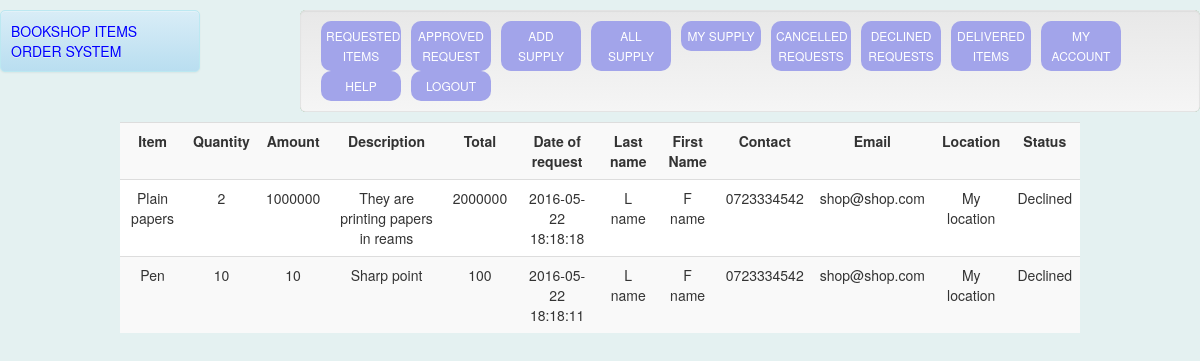
/supplier/declined.php (signed in), run on the app's committed database.
### tables this page shows
CREATE TABLE IF NOT EXISTS `tbbook` (
  `bookid` int(15) NOT NULL AUTO_INCREMENT,
  `myid` int(15) DEFAULT NULL,
  `userid` varchar(50) DEFAULT NULL,
  `quantity` int(15) DEFAULT NULL,
  `amount` int(15) DEFAULT NULL,
  `status` enum('Pending','Approved','Delivered','Cancelled','Declined') DEFAULT 'Pending',
  `desc` varchar(200) DEFAULT NULL,
  `regdate` timestamp NULL DEFAULT CURRENT_TIMESTAMP ON UPDATE CURRENT_TIMESTAMP,
  PRIMARY KEY (`bookid`)
);

CREATE TABLE IF NOT EXISTS `tbuser` (
  `fname` varchar(30) NOT NULL,
  `lname` varchar(30) NOT NULL,
  `email` varchar(50) DEFAULT NULL,
  `address` varchar(50) NOT NULL,
  `phone` varchar(20) NOT NULL,
  `username` varchar(50) NOT NULL,
  `password` varchar(50) NOT NULL,
  `regdate` timestamp NULL DEFAULT CURRENT_TIMESTAMP ON UPDATE CURRENT_TIMESTAMP,
  PRIMARY KEY (`username`)
);

### supplier/declined.php (the view, shortened to what this page needs)
<?php require_once('../Connections/bookcon.php'); ?>
<?php
if (!function_exists("GetSQLValueString")) {
function GetSQLValueString($theValue, $theType, $theDefinedValue = "", $theNotDefinedValue = "")
{
  $theValue = function_exists("mysql_real_escape_string") ? mysql_real_escape_string($theValue) : mysql_escape_string($theValue);
  switch ($theType) {
    case "long":
    case "int":
      $theValue = ($theValue != "") ? intval($theValue) : "NULL";
      break;
  }
  return $theValue;
}
}
$maxRows_RequestedItems = 10;
$pageNum_RequestedItems = 0;
$startRow_RequestedItems = $pageNum_RequestedItems * $maxRows_RequestedItems;
$colname_RequestedItems = "-1";
if (isset($_SESSION['MM_Username'])) {
  $colname_RequestedItems = $_SESSION['MM_Username'];
}
$query_RequestedItems = sprintf("SELECT tbbook.bookid, tbbook.myid, tbbook.userid, item.name,tbbook.quantity,tbbook.amount, tbbook.`desc`,coalesce(sum(tbbook.quantity*tbbook.amount),0)as total,tbbook.regdate,fname,lname,email,address,phone FROM tbbook,item,myitems,tbuser WHERE tbbook.status='Declined' and tbbook.userid=tbuser.username and item.itemid=myitems.itemid and tbbook.myid=myitems.myid and myitems.suppid='".$colname_RequestedItems."' GROUP BY tbbook.bookid ORDER BY tbbook.regdate DESC", GetSQLValueString($colname_RequestedItems, "int"));
$query_limit_RequestedItems = sprintf("%s LIMIT %d, %d", $query_RequestedItems, $startRow_RequestedItems, $maxRows_RequestedItems);
$RequestedItems = mysql_query($query_limit_RequestedItems, $bookcon) or die(mysql_error());
$row_RequestedItems = mysql_fetch_assoc($RequestedItems);
?>
<!DOCTYPE html PUBLIC "-//W3C//DTD XHTML 1.0 Transitional//EN" "http://www.w3.org/TR/xhtml1/DTD/xhtml1-transitional.dtd">
<html xmlns="http://www.w3.org/1999/xhtml">
<head>
<link rel="stylesheet" href="../css/bootstrap-theme.min.css"  />
<link rel="stylesheet" href="../css/bootstrap-theme.css"  />
<link rel="stylesheet" href="../css/bootstrap.css"  />
<link rel="stylesheet" href="../css/bootstrap.min.css" />
<link rel="stylesheet" href="../css/sticky-footer-navbar.css"  />
<link rel="stylesheet" href="../css/bootstrapcss.css"  />
<link rel="stylesheet" href="../css/font-awesome.min.css"  />
<link rel="stylesheet" href="../css/jquery-ui.min.css"  />
<link rel="stylesheet" href="../css/styles.css"  />
</head>
<body>
<div id="evaheader" class="alert alert-info col-sm-2">
  <p> BOOKSHOP ITEMS ORDER SYSTEM</p>
</div>
<div id="menu" class="well col-sm-9 pull-right">
  <ul>
   <li><a href="request.php">Requested items</a></li>
    <li><a href="supply.php">Approved request</a></li>
    <li><a href="addsupply.php">Add Supply</a></li>
    <li><a href="alladdedsupply.php">All Supply</a></li>
    <li><a href="mysupply.php">My Supply</a></li>
    <li> <a href="cancelled.php"> Cancelled requests</a></li>
    <li> <a href="declined.php"> Declined requests</a></li>
    <li> <a href="delivered.php"> Delivered Items</a></li>
    <li> <a href="account.php"> my account</a></li>
    <li> <a href="help.php">Help</a></li>
    <li> <a href="logout.php"> Logout</a></li>
  </ul>
</div>
<table border="0" cellpadding="0" cellspacing="0" class="table table-striped">
  <tr>
    <td><div align="center"><strong>Item</strong></div></td>
    <td><div align="center"><strong>Quantity</strong></div></td>
    <td><div align="center"><strong>Amount</strong></div></td>
    <td><div align="center"><strong>Description</strong></div></td>
    <td><div align="center"><strong>Total</strong></div></td>
    <td><div align="center"><strong>Date of request</strong></div></td>
    <td><div align="center"><strong>Last name</strong></div></td>
    <td><div align="center"><strong>First Name</strong></div></td>
     <td><div align="center"><strong>Contact</strong></div></td>
    <td><div align="center"><strong>Email</strong></div></td>
    <td><div align="center"><strong>Location</strong></div></td>
     <td><div align="center"><strong>Status</strong></div></td>
  </tr>
  <?php do { ?>
    <tr>
      <td><div align="center"><?php echo $row_RequestedItems['name']; ?></div></td>
      <td><div align="center"><?php echo $row_RequestedItems['quantity']; ?></div></td>
      <td><div align="center"><?php echo $row_RequestedItems['amount']; ?></div></td>
      <td><div align="center"><?php echo $row_RequestedItems['desc']; ?></div></td>
      <td><div align="center"><?php echo $row_RequestedItems['total']; ?></div></td>
      <td><div align="center"><?php echo $row_RequestedItems['regdate']; ?></div></td>
      <td><div align="center"><?php echo $row_RequestedItems['lname']; ?></div></td>
      <td><div align="center"><?php echo $row_RequestedItems['fname']; ?></div></td>
      <td><div align="center"><?php echo $row_RequestedItems['phone']; ?></div></td>
      <td><div align="center"><?php echo $row_RequestedItems['email']; ?></div></td>
      <td><div align="center"><?php echo $row_RequestedItems['address']; ?></div></td>
       <td><div align="center">Declined</div></td>
    </tr>
    <?php } while ($row_RequestedItems = mysql_fetch_assoc($RequestedItems)); ?>
</table>
</body>
</html>

### css/sticky-footer-navbar.css (style rules this page uses)
html { position: relative; min-height: 100%; }
body { margin-bottom: 60px; }

### css/styles.css (style rules this page uses)
body { background:#E4F1F1; }
#evaheader { border-radius:5px; padding:10px; margin-top:10px; color:blue; }
#evaheader p { text-transform:uppercase; }
.table { width:80%; margin:auto; background:white; }
#menu { background-color:green; border-radius:5px; padding:10px; margin:10px 0px; }
#menu ul { list-style-type: none; margin: 0; padding: 0; }
#menu ul a { display: block; text-decoration:none; color:white; font-size:12px; text-align:center; text-transform:uppercase; padding:5px; }
#menu li { background-color:#A2A4EA; border-radius:10px; width:80px; margin-left:10px; display:inline; }
#menu li { float: left; }
#menu a { display: block; }

### data on the page
tbbook: name "Plain papers", quantity "2", amount "1000000", desc "They are printing papers in reams", total "2000000", regdate "2016-05-22 18:18:18", userid.lname "L name", userid.fname "F name", userid.phone "0723334542", userid.email "shop@shop.com", userid.address "My location"
tbbook: name "Pen", quantity "10", amount "10", desc "Sharp point", total "100", regdate "2016-05-22 18:18:11", userid.lname "L name", userid.fname "F name", userid.phone "0723334542", userid.email "shop@shop.com", userid.address "My location"
